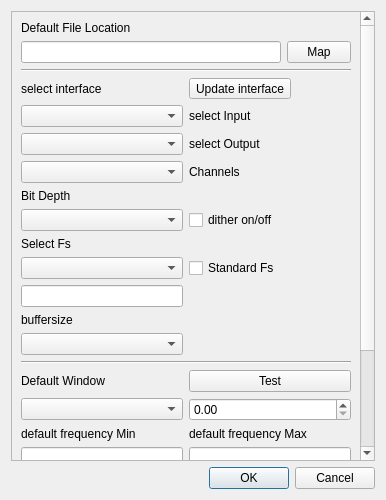
<?xml version="1.0" encoding="UTF-8"?>
<ui version="4.0">
 <class>Dialog</class>
 <widget class="QDialog" name="Dialog">
  <property name="geometry">
   <rect>
    <x>0</x>
    <y>0</y>
    <width>386</width>
    <height>500</height>
   </rect>
  </property>
  <property name="windowTitle">
   <string>Dialog</string>
  </property>
  <layout class="QGridLayout" name="gridLayout_2">
   <item row="0" column="0">
    <widget class="QScrollArea" name="scrollArea">
     <property name="enabled">
      <bool>true</bool>
     </property>
     <property name="widgetResizable">
      <bool>true</bool>
     </property>
     <widget class="QWidget" name="scrollAreaWidgetContents">
      <property name="geometry">
       <rect>
        <x>0</x>
        <y>-221</y>
        <width>351</width>
        <height>677</height>
       </rect>
      </property>
      <layout class="QGridLayout" name="gridLayout">
       <item row="2" column="0" colspan="2">
        <widget class="Line" name="line_2">
         <property name="orientation">
          <enum>Qt::Horizontal</enum>
         </property>
        </widget>
       </item>
       <item row="18" column="0">
        <widget class="QComboBox" name="WindowSel">
         <property name="minimumSize">
          <size>
           <width>162</width>
           <height>0</height>
          </size>
         </property>
        </widget>
       </item>
       <item row="5" column="1">
        <widget class="QLabel" name="interfaceOutputLab">
         <property name="text">
          <string>select Output</string>
         </property>
        </widget>
       </item>
       <item row="19" column="1">
        <widget class="QLabel" name="defFreqMaxLab">
         <property name="text">
          <string>default frequency Max</string>
         </property>
        </widget>
       </item>
       <item row="4" column="1">
        <widget class="QLabel" name="interfaceInputLab">
         <property name="text">
          <string>select Input</string>
         </property>
        </widget>
       </item>
       <item row="12" column="1">
        <widget class="QCheckBox" name="fsStandard">
         <property name="text">
          <string>Standard Fs</string>
         </property>
        </widget>
       </item>
       <item row="26" column="0">
        <widget class="QComboBox" name="timeZone">
         <property name="minimumSize">
          <size>
           <width>162</width>
           <height>0</height>
          </size>
         </property>
        </widget>
       </item>
       <item row="13" column="0">
        <widget class="QLineEdit" name="fsEdit"/>
       </item>
       <item row="15" column="0">
        <widget class="QComboBox" name="buffSizeSel">
         <property name="minimumSize">
          <size>
           <width>162</width>
           <height>0</height>
          </size>
         </property>
        </widget>
       </item>
       <item row="9" column="0">
        <widget class="QLabel" name="bitDeptLab">
         <property name="text">
          <string>Bit Depth</string>
         </property>
        </widget>
       </item>
       <item row="22" column="0">
        <widget class="QLabel" name="styleSheetLab">
         <property name="text">
          <string>Style Sheet</string>
         </property>
        </widget>
       </item>
       <item row="21" column="0" colspan="2">
        <widget class="Line" name="line_3">
         <property name="orientation">
          <enum>Qt::Horizontal</enum>
         </property>
        </widget>
       </item>
       <item row="25" column="0">
        <widget class="QLabel" name="timeZoneLab">
         <property name="text">
          <string>Time zone (location)</string>
         </property>
        </widget>
       </item>
       <item row="17" column="1">
        <widget class="QPushButton" name="OverlapTest">
         <property name="text">
          <string>Test</string>
         </property>
        </widget>
       </item>
       <item row="7" column="1">
        <widget class="QLabel" name="interfaceOutputLab_2">
         <property name="text">
          <string>Channels</string>
         </property>
        </widget>
       </item>
       <item row="23" column="0">
        <widget class="QComboBox" name="styleSheetSel">
         <property name="minimumSize">
          <size>
           <width>162</width>
           <height>0</height>
          </size>
         </property>
        </widget>
       </item>
       <item row="5" column="0">
        <widget class="QComboBox" name="interfaceOutput">
         <property name="minimumSize">
          <size>
           <width>162</width>
           <height>0</height>
          </size>
         </property>
        </widget>
       </item>
       <item row="20" column="0">
        <widget class="QLineEdit" name="defFreqMinEdit">
         <property name="minimumSize">
          <size>
           <width>162</width>
           <height>0</height>
          </size>
         </property>
         <property name="text">
          <string/>
         </property>
        </widget>
       </item>
       <item row="12" column="0">
        <widget class="QComboBox" name="fsSel">
         <property name="minimumSize">
          <size>
           <width>162</width>
           <height>0</height>
          </size>
         </property>
        </widget>
       </item>
       <item row="0" column="0">
        <widget class="QLabel" name="File_loc">
         <property name="text">
          <string>Default File Location</string>
         </property>
        </widget>
       </item>
       <item row="6" column="0">
        <spacer name="verticalSpacer">
         <property name="orientation">
          <enum>Qt::Vertical</enum>
         </property>
         <property name="sizeHint" stdset="0">
          <size>
           <width>20</width>
           <height>40</height>
          </size>
         </property>
        </spacer>
       </item>
       <item row="3" column="0">
        <widget class="QLabel" name="interfaceSelLab">
         <property name="text">
          <string>select interface</string>
         </property>
        </widget>
       </item>
       <item row="1" column="0" colspan="2">
        <layout class="QHBoxLayout" name="horizontalLayout_3">
         <item>
          <widget class="QLineEdit" name="File_loc_box1"/>
         </item>
         <item>
          <widget class="QPushButton" name="File_loc_but">
           <property name="minimumSize">
            <size>
             <width>16</width>
             <height>16</height>
            </size>
           </property>
           <property name="maximumSize">
            <size>
             <width>64</width>
             <height>64</height>
            </size>
           </property>
           <property name="text">
            <string>Map</string>
           </property>
          </widget>
         </item>
        </layout>
       </item>
       <item row="3" column="1">
        <widget class="QToolButton" name="interfaceUpdate">
         <property name="text">
          <string>Update interface</string>
         </property>
        </widget>
       </item>
       <item row="10" column="0">
        <widget class="QComboBox" name="bitDepth">
         <property name="minimumSize">
          <size>
           <width>162</width>
           <height>0</height>
          </size>
         </property>
        </widget>
       </item>
       <item row="20" column="1">
        <widget class="QLineEdit" name="defFreqMaxEdit">
         <property name="minimumSize">
          <size>
           <width>162</width>
           <height>0</height>
          </size>
         </property>
        </widget>
       </item>
       <item row="14" column="0">
        <widget class="QLabel" name="buffSizeLab">
         <property name="text">
          <string>buffersize</string>
         </property>
        </widget>
       </item>
       <item row="19" column="0">
        <widget class="QLabel" name="defFreqMinLab">
         <property name="text">
          <string>default frequency Min</string>
         </property>
        </widget>
       </item>
       <item row="16" column="0" colspan="2">
        <widget class="Line" name="line">
         <property name="orientation">
          <enum>Qt::Horizontal</enum>
         </property>
        </widget>
       </item>
       <item row="10" column="1">
        <widget class="QCheckBox" name="bitDeptDither">
         <property name="text">
          <string>dither on/off</string>
         </property>
        </widget>
       </item>
       <item row="17" column="0">
        <widget class="QLabel" name="windowLab">
         <property name="text">
          <string>Default Window</string>
         </property>
        </widget>
       </item>
       <item row="7" column="0">
        <widget class="QComboBox" name="interfaceOutput_2">
         <property name="minimumSize">
          <size>
           <width>162</width>
           <height>0</height>
          </size>
         </property>
        </widget>
       </item>
       <item row="18" column="1">
        <widget class="QDoubleSpinBox" name="overlapPercent"/>
       </item>
       <item row="11" column="0">
        <widget class="QLabel" name="fsSelLab">
         <property name="text">
          <string>Select Fs</string>
         </property>
        </widget>
       </item>
       <item row="4" column="0">
        <widget class="QComboBox" name="interfaceInput">
         <property name="minimumSize">
          <size>
           <width>162</width>
           <height>0</height>
          </size>
         </property>
        </widget>
       </item>
       <item row="24" column="0" colspan="2">
        <widget class="Line" name="line_4">
         <property name="orientation">
          <enum>Qt::Horizontal</enum>
         </property>
        </widget>
       </item>
      </layout>
     </widget>
    </widget>
   </item>
   <item row="1" column="0">
    <widget class="QDialogButtonBox" name="buttonBox">
     <property name="orientation">
      <enum>Qt::Horizontal</enum>
     </property>
     <property name="standardButtons">
      <set>QDialogButtonBox::Cancel|QDialogButtonBox::Ok</set>
     </property>
    </widget>
   </item>
  </layout>
 </widget>
 <tabstops>
  <tabstop>File_loc_box1</tabstop>
  <tabstop>interfaceUpdate</tabstop>
  <tabstop>interfaceInput</tabstop>
  <tabstop>interfaceOutput</tabstop>
  <tabstop>bitDepth</tabstop>
  <tabstop>bitDeptDither</tabstop>
  <tabstop>fsSel</tabstop>
  <tabstop>fsStandard</tabstop>
  <tabstop>fsEdit</tabstop>
  <tabstop>buffSizeSel</tabstop>
  <tabstop>WindowSel</tabstop>
  <tabstop>OverlapTest</tabstop>
  <tabstop>overlapPercent</tabstop>
  <tabstop>defFreqMinEdit</tabstop>
  <tabstop>defFreqMaxEdit</tabstop>
  <tabstop>styleSheetSel</tabstop>
  <tabstop>timeZone</tabstop>
  <tabstop>scrollArea</tabstop>
 </tabstops>
 <resources/>
 <connections>
  <connection>
   <sender>buttonBox</sender>
   <signal>accepted()</signal>
   <receiver>Dialog</receiver>
   <slot>accept()</slot>
   <hints>
    <hint type="sourcelabel">
     <x>248</x>
     <y>254</y>
    </hint>
    <hint type="destinationlabel">
     <x>157</x>
     <y>274</y>
    </hint>
   </hints>
  </connection>
  <connection>
   <sender>buttonBox</sender>
   <signal>rejected()</signal>
   <receiver>Dialog</receiver>
   <slot>reject()</slot>
   <hints>
    <hint type="sourcelabel">
     <x>316</x>
     <y>260</y>
    </hint>
    <hint type="destinationlabel">
     <x>286</x>
     <y>274</y>
    </hint>
   </hints>
  </connection>
 </connections>
</ui>
